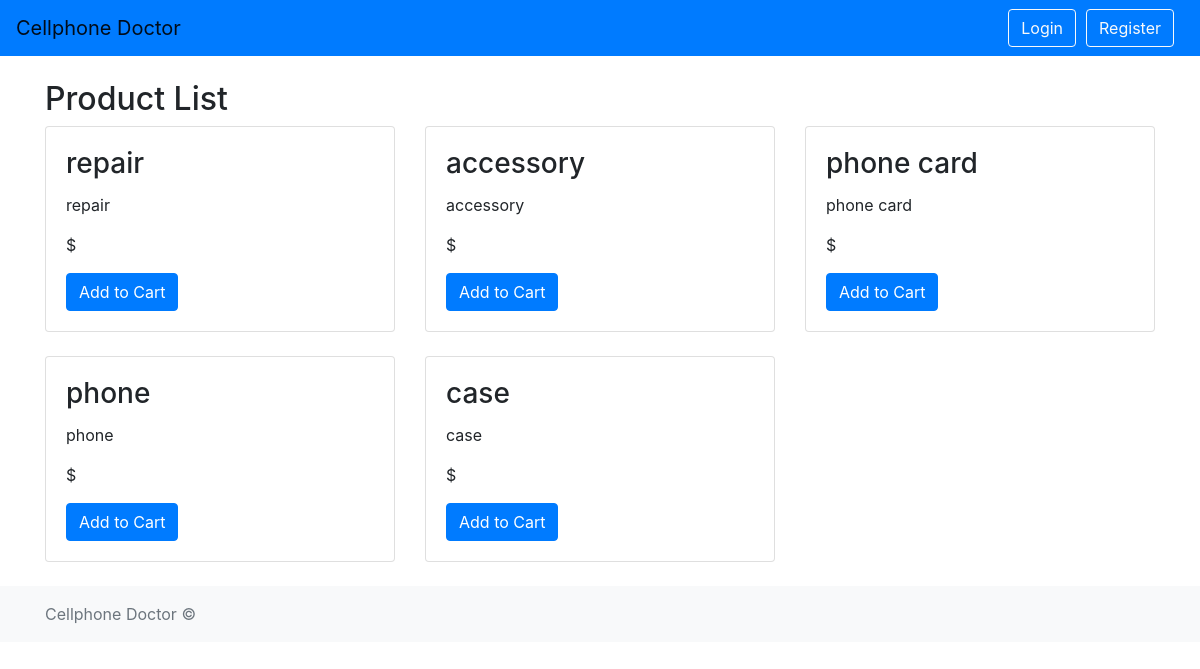
The app's page /shop/, older data.
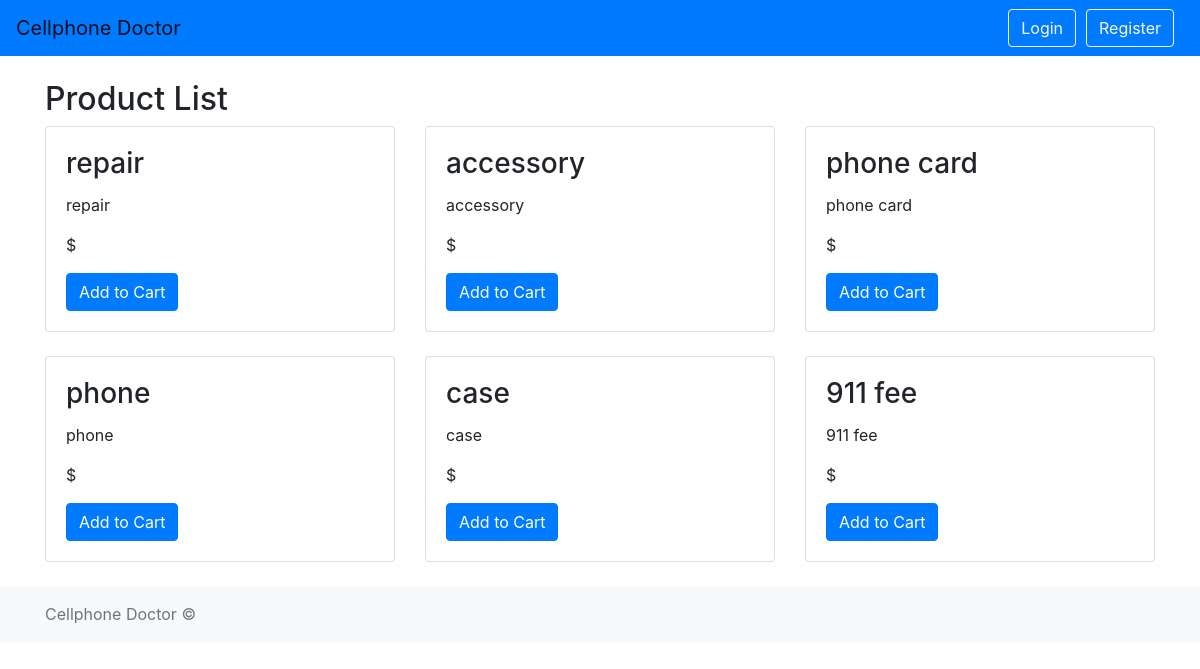
The same page, newer data.
### shop/models.py (models this page shows, shortened)
class Product(models.Model):
    name = models.CharField(max_length=255)
    description = models.TextField()
    product_price = models.DecimalField(max_digits=10, decimal_places=2)
    image = models.ImageField(upload_to='products/', null=True, blank=True)

### shop/views.py (the view)
# urls.py: path('', views.product_list, name='product_list'),
def product_list(request):
    products = Product.objects.all()
    return render(request, 'shop/product_list.html', {'products': products})

### shop/templates/shop/product_list.html
{% extends 'base.html' %}
{% block content %}
  <h2>Product List</h2>
  <div class="row">
    {% for product in products %}
      <div class="col-md-4 mb-4">
        <div class="card">
          <div class="card-body">
            <h3 class="card-title">{{ product.name }}</h3>
            <p class="card-text">{{ product.description }}</p>
            <p class="card-text">${{ product.price }}</p>
            <a href="{% url 'shop:add_to_cart' product.id %}" class="btn btn-primary">Add to Cart</a>
          </div>
        </div>
      </div>
    {% empty %}
      <div class="col-12">
        <p>No products available.</p>
      </div>
    {% endfor %}
  </div>
{% endblock %}

Row changes from the older to the newer data that the page shows:
added Product: name "911 fee", description "911 fee"
